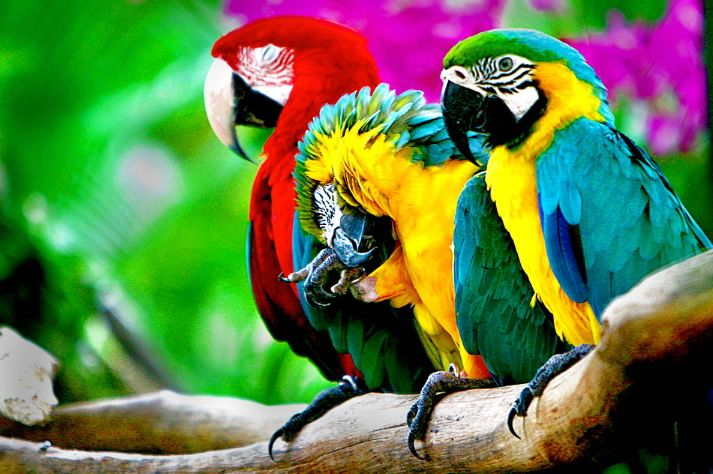
#> input picture parrots.jpg, 713 x 474 px
$ python image_lab.py   (older library calls are emulated)
#> lines starting #> are read from the running program, lines starting #| are printed output that depends on the picture
import numpy as np
import cv2
import matplotlib.pyplot as plt
img = cv2.imread('parrots.jpg')
#> img is the input picture: shape (474, 713, 3); mean B, G, R 72.5, 122.9, 96.8
plt.imshow(img[...,::-1]);
plt.title("main image(to show next image close this)")
plt.show()

# function that use median filder
def median_filter(img, ksize):
#> called with ksize = 11
    result = cv2.medianBlur(img, ksize)
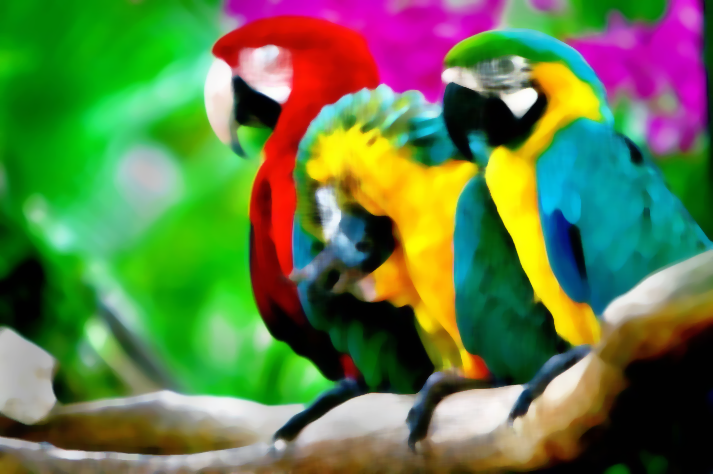
#> result: shape (474, 713, 3); mean B, G, R 71.1, 122.9, 96.4
    return result


filtered = median_filter(img, 11)
plt.title("After Median Filter(to show next image close this)")
plt.imshow(filtered[...,::-1]);
plt.show()


def gauss_kernel(ksize = 5, sigma = 2.5):
    """ returns gaussian kernel size of k and variance -  sigma """
    # ksize - kernel size
    # sigma - variance(width of a filter)
    ax = np.arange(-ksize // 2 + 1., ksize // 2 + 1.)
    xx, yy = np.meshgrid(ax, ax)
    e = np.float32((xx**2 + yy**2) / (2. * sigma**2))
    kernel = 1. / (sigma * np.sqrt(2. * np.pi)) * np.exp(-e)
    return kernel / np.sum(kernel)


# using gauss filter
result = cv2.filter2D(img, cv2.CV_32F, gauss_kernel(8,10))
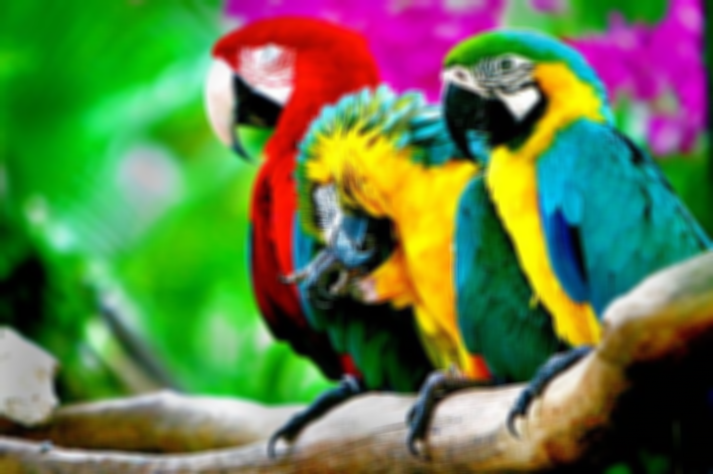
#> result: shape (474, 713, 3) float32; mean B, G, R 72.6, 123, 96.9
# to make picture bigger
fig = plt.figure(figsize=(12, 8))
ax = fig.add_subplot(111)
plt.title("After Gauss filter(to show next image close this)")
ax.imshow(np.uint8(result[...,::-1]))
plt.show()


# gray scaled image
gray_image = cv2.cvtColor(img, cv2.COLOR_BGR2GRAY)
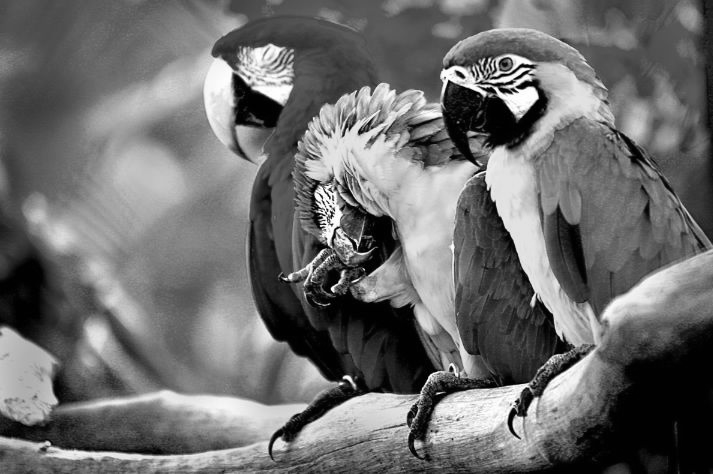
#> gray_image: shape (474, 713); min 0, max 255, mean 109.4
plt.title("Gray img")
plt.imshow(gray_image,cmap='gray')
plt.show()


# using equation of histograms
equ = cv2.equalizeHist(gray_image)
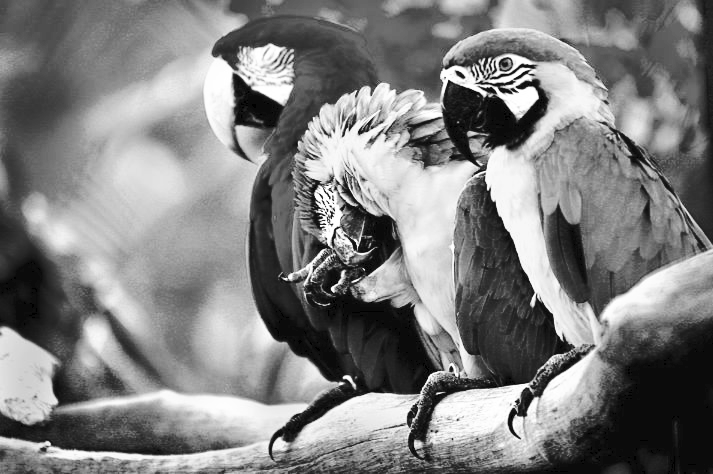
#> equ: shape (474, 713); min 0, max 255, mean 128
plt.title("after equalize hist filter(to show next image close this)")
plt.imshow(equ,cmap='gray')
plt.show()
